Frame 1 (no input): blank canvas, image omitted
Frame 60 (the mouse pressed at the canvas centre just before this capture): blank canvas, image omitted
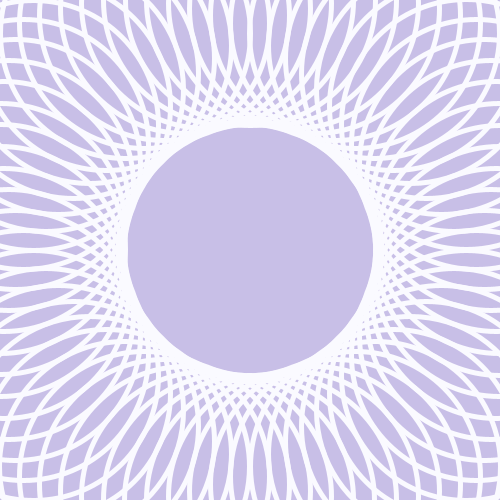
Frame 120 (the mouse held since frame 60 and released just before this capture)

The Processing sketch whose frames 1 and 60 were blank and that drew this single picture after the mouse press (run headless with seeded random() and noise(); from frame 60 on, the mouse is pressed at the canvas centre):

// Processing sketch: week04_10art
// ── week04_10art.pde
void setup(){
  size(500,500);
}
void draw(){
  background(200,191,231);
  for(float a=0;a < 360 ;a+=5){
      float x = 250 + mouseX * cos( radians(a) );
      float y = 250 + mouseY * sin( radians(a) );
      noFill();
      strokeWeight(5);
      stroke(mouseX, mouseX, 255);
      ellipse(x, y, mouseY, mouseY);
  }
}
